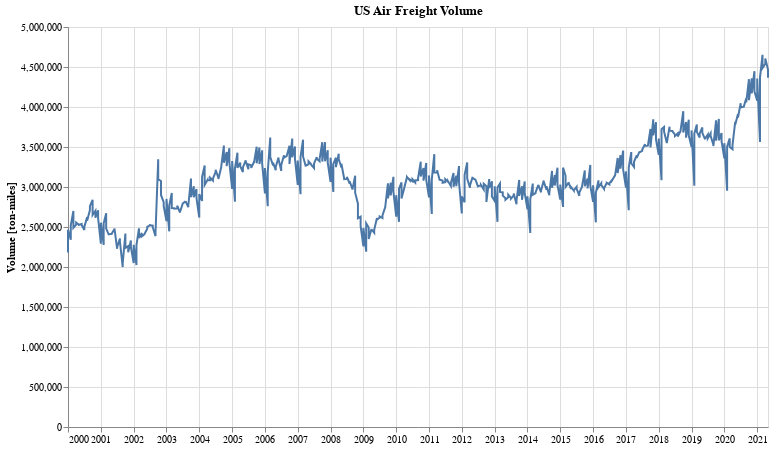

Notebook code cell kept with this figure:
### Markdown cell above
## US Airline Freight

### Code cell
alt.Chart(df_af).mark_line().encode(
    alt.X('dt:T', axis=alt.Axis(title='')),
    alt.Y('tonMiles:Q', axis=alt.Axis(title='Volume [ton-miles]'))
).properties(
    title='US Air Freight Volume',
    width=700,
    height=400
)

### Figure 1 — Vega-Lite specification as saved in the notebook (floating-point values rounded to 4 significant figures; data arrays with more than 128 entries replaced by an {"elided": "..."} marker saying what was removed)
{"config": {"view": {"continuousWidth": 400, "continuousHeight": 300}}, "data": {"name": "data-5d8ab8726ab164efbf78487441f9ade3"}, "mark": "line", "encoding": {"x": {"type": "temporal", "axis": {"title": ""}, "field": "dt"}, "y": {"type": "quantitative", "axis": {"title": "Volume [ton-miles]"}, "field": "tonMiles"}}, "height": 400, "title": "US Air Freight Volume", "width": 700, "$schema": "https://vega.github.io/schema/vega-lite/v4.8.1.json", "datasets": {"data-5d8ab8726ab164efbf78487441f9ade3": {"elided": "514 records"}}}
